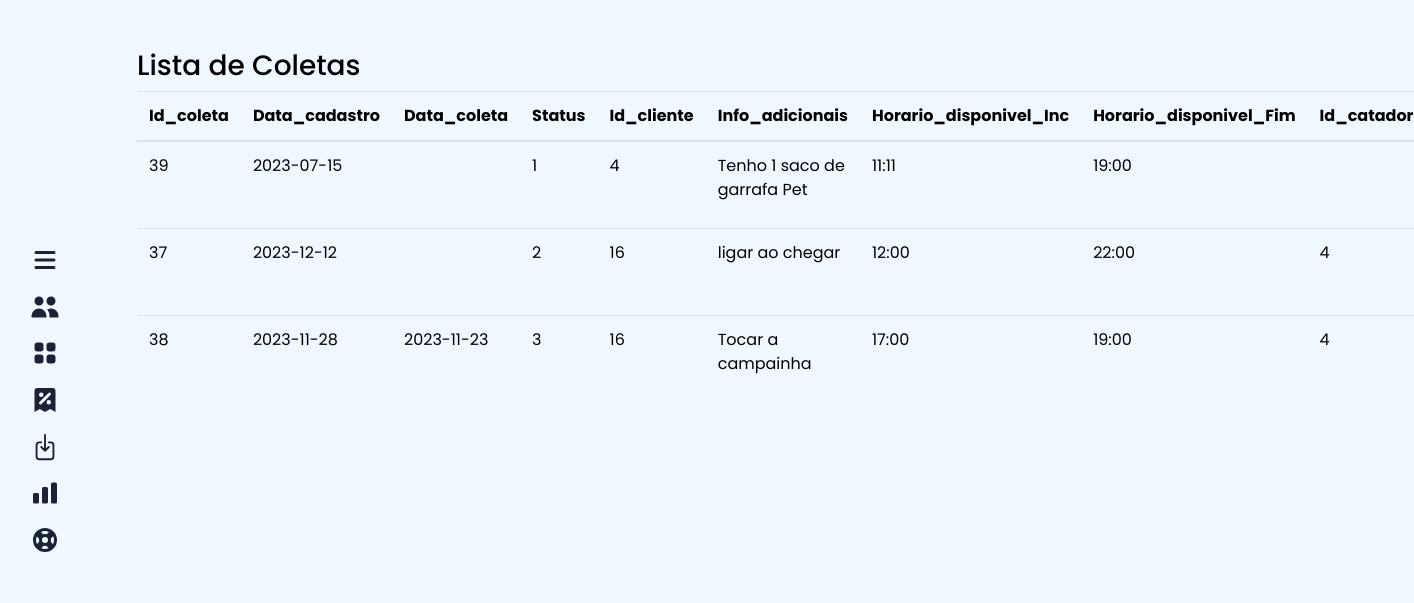
/adm/ColetaAdm.php (signed in), run on the app's committed database.
### tables this page shows
CREATE TABLE IF NOT EXISTS `coleta` (
  `id_coleta` int NOT NULL AUTO_INCREMENT,
  `data_cadastro` date NOT NULL,
  `data_coleta` date DEFAULT NULL,
  `status` int DEFAULT '1',
  `id_cliente` int NOT NULL,
  `info_adicionais` varchar(500) NOT NULL,
  `hr_disp_inicial` varchar(30) NOT NULL,
  `id_catador` int DEFAULT NULL,
  `hr_disp_final` varchar(30) NOT NULL,
  `plastico` varchar(55) NOT NULL,
  `vidro` varchar(55) NOT NULL,
  `madeira` varchar(55) NOT NULL,
  `metal` varchar(55) NOT NULL,
  `papel` varchar(55) NOT NULL,
  `papelao` varchar(55) NOT NULL,
  `rua` varchar(55) NOT NULL,
  `numero` varchar(100) NOT NULL,
  `bairro` varchar(55) NOT NULL,
  `cidade` varchar(55) NOT NULL,
  `estado` varchar(55) NOT NULL,
  `referencia` varchar(55) NOT NULL,
  `nome` varchar(55) NOT NULL,
  `telefone` varchar(55) NOT NULL,
  PRIMARY KEY (`id_coleta`),
  KEY `fk_cliente_coleta` (`id_cliente`)
);

### conexao/conexao.php (called while the page is built)
<?php
class Conexao
{
    public static $instance;
    public static function getConexao()
    {
        if (!isset(self::$instance)) {
            self::$instance = new PDO('mysql:host=localhost;dbname=reciclagem', 'root', '', array(PDO::MYSQL_ATTR_INIT_COMMAND => "SET NAMES utf8"));
            self::$instance->setAttribute(PDO::ATTR_ERRMODE, PDO::ERRMODE_EXCEPTION);
            self::$instance->setAttribute(PDO::ATTR_ORACLE_NULLS, PDO::NULL_EMPTY_STRING);
        }
        return self::$instance;
    }
}

### dao/ColetaDAO.php (called while the page is built, shortened)
<?php
    Class ColetaDao{
        public function read(){
            try{
                $sql = "SELECT * FROM coleta  order by status asc";
                $result = Conexao::getConexao()->query($sql);
                $lista = $result->fetchALL(PDO::FETCH_ASSOC);
                $f_lista = array();
                foreach($lista as $l){
                    $f_lista[] = $this->listaColeta($l);
                }
                return $f_lista;
            }
            catch(Exception $e){
                print "Ocorreu um erro ao buscar todos os clientes <br>". $e ."<br>";
            }
        }
        private function listaColeta($row){
            $coleta = new Coleta();
            $coleta->setId_coleta($row['id_coleta']);
            $coleta->setData_cadastro($row['data_cadastro']);
            $coleta->setData_coleta($row['data_coleta']);
            $coleta->setStatus($row['status']);
            $coleta->setId_cliente($row['id_cliente']);
            $coleta->setInfo_adicionais($row['info_adicionais']);
            $coleta->setHr_disp_inicial($row['hr_disp_inicial']);
            $coleta->setHr_disp_final($row['hr_disp_final']);
            $coleta->setId_catador($row['id_catador']);
            $coleta->setPlastico($row['plastico']);
            $coleta->setPapel($row['papel']);
            $coleta->setPapelao($row['papelao']);
            $coleta->setMadeira($row['madeira']);
            $coleta->setVidro($row['vidro']);
            $coleta->setMetal($row['metal']);
            $coleta->setRua($row['rua']);
            $coleta->setNumero($row['numero']);
            $coleta->setBairro($row['bairro']);
            $coleta->setCidade($row['cidade']);
            $coleta->setEstado($row['estado']);
            $coleta->setReferencia($row['referencia']);
            $coleta->setNome($row['nome']);
            $coleta->setTelefone($row['telefone']);
            return $coleta;
        }
    }
?>

### model/Coleta.php (called while the page is built, shortened)
<?php
    class Coleta{
        private $id_coleta;
        private $data_cadastro;
        private $data_coleta;
        private $status;
        private $id_cliente;
        private $info_adicionais;
        private $hr_disp_inicial;
        private $hr_disp_final;
        private $id_catador;
        function getId_coleta(){
            return $this->id_coleta;
        }
        function getData_cadastro(){
            return $this->data_cadastro;
        }
        function getData_coleta(){
            return $this->data_coleta;
        }
        function getStatus(){
            return $this->status;
        }
        function getId_cliente(){
            return $this->id_cliente;
        }
        function getInfo_adicionais(){
            return $this->info_adicionais;
        }
        function getHr_disp_inicial(){
            return $this->hr_disp_inicial;
        }
        function getHr_disp_final(){
            return $this->hr_disp_final;
        }
        function getId_catador(){
            return $this->id_catador;
        }
        function setId_coleta($id_coleta){
            $this->id_coleta = $id_coleta;
        }
        function setData_cadastro($data_cadastro){
            $this->data_cadastro = $data_cadastro;
        }
        function setData_coleta($data_coleta){
            $this->data_coleta = $data_coleta;
        }
        function setStatus($status){
            $this->status = $status;
        }
        function setId_cliente($id_cliente){
            $this->id_cliente = $id_cliente;
        }
        function setInfo_adicionais($info_adicionais){
            $this->info_adicionais = $info_adicionais;
        }
        function setHr_disp_inicial($hr_disp_inicial){
            $this->hr_disp_inicial = $hr_disp_inicial;
        }
        function setHr_disp_final($hr_disp_final){
            $this->hr_disp_final = $hr_disp_final;
        }
        function setId_catador($id_catador){
            $this->id_catador = $id_catador;
        }
    }
?>

### adm/ColetaAdm.php (the view, shortened to what this page needs)
<?php
        include_once "../conexao/Conexao.php";
        include_once "../dao/ColetaDAO.php";
        include_once "../model/Coleta.php";
        $coletadao = new ColetaDao();
?>
<!DOCTYPE html>
<html lang="pt-br">
<head>
    <link rel="stylesheet" href="https://maxcdn.bootstrapcdn.com/bootstrap/4.0.0/css/bootstrap.min.css">
    <link rel='stylesheet' href='https://cdnjs.cloudflare.com/ajax/libs/font-awesome/5.15.3/css/all.min.css'>
    <link rel="stylesheet" href="https://maxcdn.bootstrapcdn.com/bootstrap/4.0.0/css/bootstrap.min.css">
</head>
<body>
<nav id="menuBar" class="">
        <ul>
            <li>
                <a href="javascript:toggleMenu()">
                    <svg xmlns="http://www.w3.org/2000/svg" class="h-5 w-5" viewBox="0 0 20 20" fill="currentColor"><path fill-rule="evenodd" d="M3 5a1 1 0 011-1h12a1 1 0 110 2H4a1 1 0 01-1-1zM3 10a1 1 0 011-1h12a1 1 0 110 2H4a1 1 0 01-1-1zM3 15a1 1 0 011-1h12a1 1 0 110 2H4a1 1 0 01-1-1z" clip-rule="evenodd" /></svg>
                </a>
            </li>
            <li>
                <a href="ClienteAdm.php">
                  <svg xmlns="http://www.w3.org/2000/svg" class="h-5 w-5" viewBox="0 0 20 20" fill="currentColor"><path d="M9 6a3 3 0 11-6 0 3 3 0 016 0zM17 6a3 3 0 11-6 0 3 3 0 016 0zM12.93 17c.046-.327.07-.66.07-1a6.97 6.97 0 00-1.5-4.33A5 5 0 0119 16v1h-6.07zM6 11a5 5 0 015 5v1H1v-1a5 5 0 015-5z" /></svg>
                </a>
            </li>
            <li>
                <a href="ColetaAdm.php">
                </a>
            </li>
            <li>
                <a href="MaterialAdm.php">
                </a>
            </li>
            <li>
                <a href="ConteudoAdm.php">
                </a>
            </li>
            <li>
                <a href="AltConteudoAdm.php">
                    <svg xmlns="http://www.w3.org/2000/svg" class="h-5 w-5" viewBox="0 0 20 20" fill="currentColor"><path d="M2 11a1 1 0 011-1h2a1 1 0 011 1v5a1 1 0 01-1 1H3a1 1 0 01-1-1v-5zM8 7a1 1 0 011-1h2a1 1 0 011 1v9a1 1 0 01-1 1H9a1 1 0 01-1-1V7zM14 4a1 1 0 011-1h2a1 1 0 011 1v12a1 1 0 01-1 1h-2a1 1 0 01-1-1V4z" /></svg>
                </a>
            </li>
            <li>
                <a href="../sair.php">
                </a>
            </li>
        </ul>
    </nav>
<div class="container">
  <div class="row">
    <div class="mt-5">
    <h3>Lista de Coletas</h3>
    <table class="table table-xs table-hover">
                <thead>
                    <tr>
                        <th>Id_coleta</th>
                        <th>Data_cadastro</th>
                        <th>Data_coleta</th>
                        <th>Status</th>
                        <th>Id_cliente</th>
                        <th>Info_adicionais</th>
                        <th>Horario_disponivel_Inc</th>
                        <th>Horario_disponivel_Fim</th>
                        <th>Id_catador</th>
                    </tr>
                </thead>
                <tbody>
                    <?php foreach ($coletadao->read() as $coleta) : ?>
                        <tr>
                            <td><?= $coleta->getId_coleta() ?></td>
                            <td><?= $coleta->getData_cadastro() ?></td>
                            <td><?= $coleta->getData_coleta() ?></td>
                            <td><?= $coleta->getStatus() ?></td>
                            <td><?= $coleta->getId_cliente() ?></td>
                            <td><?= $coleta->getInfo_adicionais() ?></td>
                            <td><?= $coleta->getHr_disp_inicial() ?></td>
                            <td><?= $coleta->getHr_disp_final() ?></td>
                            <td><?= $coleta->getId_catador() ?></td>
                        </tr>
                        </div>
                    </div>
                <?php endforeach ?>
</body>
</html>

### adm/ColetaAdm.php (style rules this page uses)
* { margin: 0; padding: 0; font-family: 'Poppins', sans-serif; }
body { background-color: #f0f8ff;; color: black; }
nav { position: fixed; height: 350px; left: 20px; top: 0; bottom: 0; margin: auto 0; background-color: #f0f8ff; padding: 20px 10px; border-radius: 30px; }
nav ul { list-style: none; display: flex; justify-content: space-between; align-items: center; flex-flow: column; height: 100%; }
nav ul li { width: 100%; }
nav ul li a { text-decoration: none; color: #1a2238; display: flex; align-items: center; cursor: pointer; width: 100%; transition: 0.2s all ease; }
nav ul li a svg { width: 30px; height: 30px; }

### data on the page
coleta: id_coleta "39", data_cadastro "2023-07-15", status "1", id_cliente "4", info_adicionais "Tenho 1 saco de garrafa Pet", hr_disp_inicial "11:11", hr_disp_final "19:00"
coleta: id_coleta "37", data_cadastro "2023-12-12", status "2", id_cliente "16", info_adicionais "ligar ao chegar", hr_disp_inicial "12:00", hr_disp_final "22:00", id_catador "4"
coleta: id_coleta "38", data_cadastro "2023-11-28", data_coleta "2023-11-23", status "3", id_cliente "16", info_adicionais "Tocar a campainha", hr_disp_inicial "17:00", hr_disp_final "19:00", id_catador "4"
